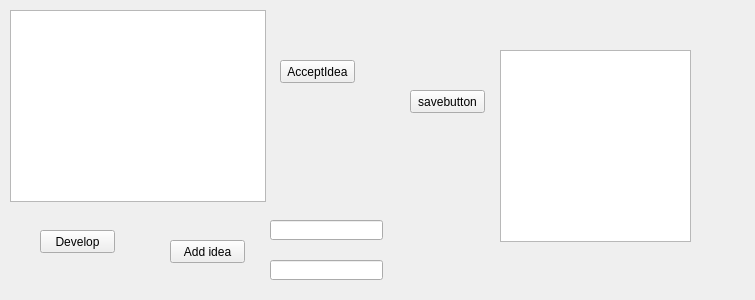
<?xml version="1.0" encoding="UTF-8"?>
<ui version="4.0">
 <class>ScreenWriterWindow</class>
 <widget class="QWidget" name="ScreenWriterWindow">
  <property name="geometry">
   <rect>
    <x>0</x>
    <y>0</y>
    <width>755</width>
    <height>300</height>
   </rect>
  </property>
  <property name="windowTitle">
   <string>ScreenWriterWindow</string>
  </property>
  <widget class="QTableView" name="IdeatableView">
   <property name="geometry">
    <rect>
     <x>10</x>
     <y>10</y>
     <width>256</width>
     <height>192</height>
    </rect>
   </property>
  </widget>
  <widget class="QLineEdit" name="DesclineEdit">
   <property name="geometry">
    <rect>
     <x>270</x>
     <y>220</y>
     <width>113</width>
     <height>20</height>
    </rect>
   </property>
  </widget>
  <widget class="QLineEdit" name="ActlineEdit">
   <property name="geometry">
    <rect>
     <x>270</x>
     <y>260</y>
     <width>113</width>
     <height>20</height>
    </rect>
   </property>
  </widget>
  <widget class="QPushButton" name="AddpushButton">
   <property name="geometry">
    <rect>
     <x>170</x>
     <y>240</y>
     <width>75</width>
     <height>23</height>
    </rect>
   </property>
   <property name="text">
    <string>Add idea</string>
   </property>
  </widget>
  <widget class="QPushButton" name="AcceptpushButton">
   <property name="geometry">
    <rect>
     <x>280</x>
     <y>60</y>
     <width>75</width>
     <height>23</height>
    </rect>
   </property>
   <property name="text">
    <string>AcceptIdea</string>
   </property>
  </widget>
  <widget class="QPushButton" name="DEVELOP">
   <property name="geometry">
    <rect>
     <x>40</x>
     <y>230</y>
     <width>75</width>
     <height>23</height>
    </rect>
   </property>
   <property name="text">
    <string>Develop</string>
   </property>
  </widget>
  <widget class="QListWidget" name="QTextEdit">
   <property name="geometry">
    <rect>
     <x>500</x>
     <y>50</y>
     <width>191</width>
     <height>192</height>
    </rect>
   </property>
  </widget>
  <widget class="QPushButton" name="SavepushButton">
   <property name="geometry">
    <rect>
     <x>410</x>
     <y>90</y>
     <width>75</width>
     <height>23</height>
    </rect>
   </property>
   <property name="text">
    <string>savebutton</string>
   </property>
  </widget>
 </widget>
 <resources/>
 <connections/>
</ui>
